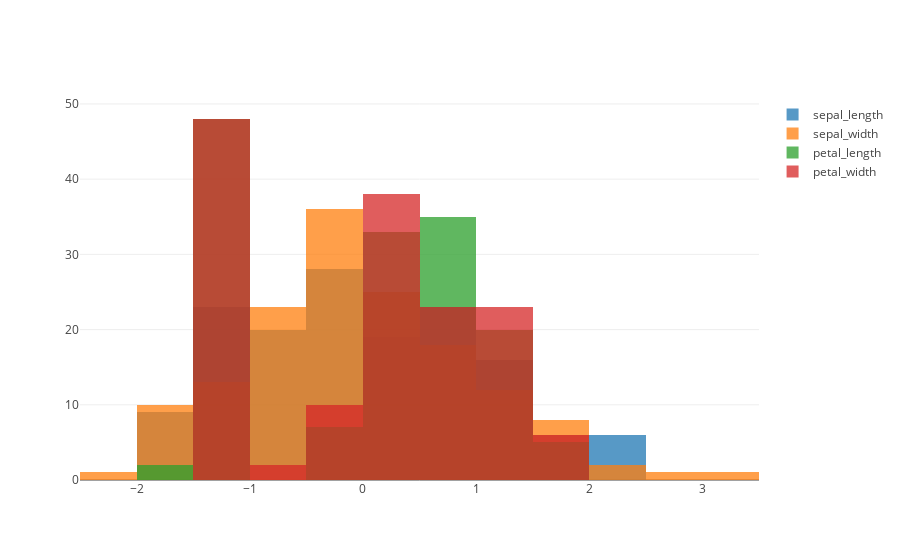

Notebook code for this chart:
### Markdown cell above
#### plotting all the features in a histogram

### Code cell
fig = go.Figure()
fig.add_trace(go.Histogram(x=dataset['sepal_length'], name='sepal_length'))
fig.add_trace(go.Histogram(x=dataset['sepal_width'], name='sepal_width'))
fig.add_trace(go.Histogram(x=dataset['petal_length'], name='petal_length'))
fig.add_trace(go.Histogram(x=dataset['petal_width'], name='petal_width'))

# Overlay histograms
fig.layout.update(barmode='overlay')
# Reduce opacity to see histograms
fig.update_traces(opacity=0.75)
fig.show()

### Figure 1 — Plotly figure (JSON) as saved in the notebook; plotly's stock layout.template omitted (floating-point values rounded to 4 significant figures; data arrays with more than 128 entries replaced by an {"elided": "..."} marker saying what was removed)
{"data": [{"name": "sepal_length", "opacity": 0.75, "type": "histogram", "uid": "89ac622b-a35b-452d-b70d-adf4869967de", "x": {"elided": "150 float values"}}, {"name": "sepal_width", "opacity": 0.75, "type": "histogram", "uid": "6fc219c2-d9f4-4727-80e8-434566dfac90", "x": {"elided": "150 float values"}}, {"name": "petal_length", "opacity": 0.75, "type": "histogram", "uid": "82c74c12-325e-4eee-a008-2088bc954e26", "x": {"elided": "150 float values"}}, {"name": "petal_width", "opacity": 0.75, "type": "histogram", "uid": "d30462ff-345e-4da5-a051-b360bb6532af", "x": {"elided": "150 float values"}}], "layout": {"barmode": "overlay"}}
